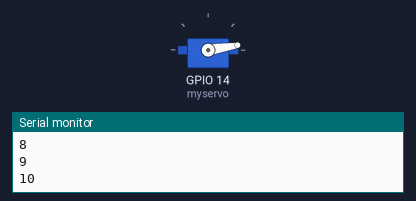
A sketch run on a simulated ESP32. Shown: servo, the last lines printed to the serial monitor. WiFi joins after 1.5 s; servers stay silent unless stated; storage starts empty; the camera gives no picture.

Above: at 2.98 s.
At 3.88 s:
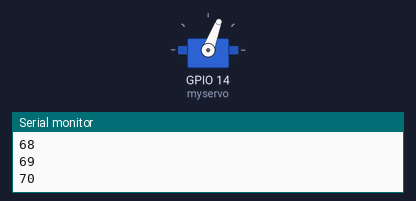
At 6.8 s:
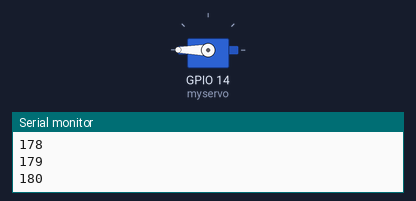
At 9.3 s:
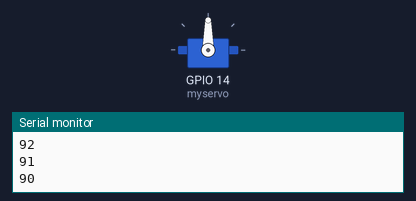
Timing chart, 0 to 13.2 s (numbered marks = the images above):
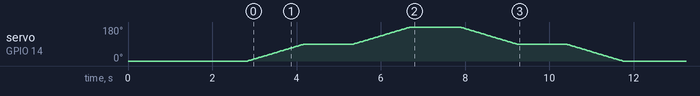

The sketch:

sketch_apr29a.ino
```cpp
#include "WiFi.h"
#include "esp_camera.h"
#include "Arduino.h"
#include "soc/soc.h"           // Disable brownout problems
#include "soc/rtc_cntl_reg.h"  // Disable brownout problems
#include "driver/rtc_io.h"
#include <SPIFFS.h>
#include <FS.h>
#include <Firebase_ESP_Client.h>
//Provide the token generation process info.
#include <addons/TokenHelper.h>
#include <ESP32Servo.h>
Servo myservo;
//Replace with your network credentials
const char* ssid = "Regina Phalange";
const char* password = "medoo@123";

// Insert Firebase project API Key
#define API_KEY "AIzaSyCxehrCFPp_wp3sAz8AvxybNP3NFwAuAI0"

// Insert Authorized Email and Corresponding Password
#define USER_EMAIL "aahmedfarhattt@gmail.com"
#define USER_PASSWORD "601333"

// Insert Firebase storage bucket ID e.g bucket-name.appspot.com
#define STORAGE_BUCKET_ID "agriculture-project-691c0.appspot.com"

// Photo File Name to save in SPIFFS
#define FILE_PHOTO "/data/photo.jpg"
#define FILE_PHOTO1 "/data/photo1.jpg"
#define FILE_PHOTO2 "/data/photo2.jpg"

// OV2640 camera module pins (CAMERA_MODEL_AI_THINKER)
#define PWDN_GPIO_NUM     32
#define RESET_GPIO_NUM    -1
#define XCLK_GPIO_NUM      0
#define SIOD_GPIO_NUM     26
#define SIOC_GPIO_NUM     27
#define Y9_GPIO_NUM       35
#define Y8_GPIO_NUM       34
#define Y7_GPIO_NUM       39
#define Y6_GPIO_NUM       36
#define Y5_GPIO_NUM       21
#define Y4_GPIO_NUM       19
#define Y3_GPIO_NUM       18
#define Y2_GPIO_NUM        5
#define VSYNC_GPIO_NUM    25
#define HREF_GPIO_NUM     23
#define PCLK_GPIO_NUM     22

boolean takeNewPhoto = true;

//Define Firebase Data objects
FirebaseData fbdo;
FirebaseAuth auth;
FirebaseConfig configF;

bool taskCompleted = false;

// Check if photo capture was successful
bool checkPhoto( fs::FS &fs ) {
  File f_pic = fs.open( FILE_PHOTO );
  unsigned int pic_sz = f_pic.size();
  return ( pic_sz > 100 );
}

// Capture Photo and Save it to SPIFFS
void capturePhotoSaveSpiffs( void ) {
  camera_fb_t * fb = NULL; // pointer
  bool ok = 0; // Boolean indicating if the picture has been taken correctly
  do {
    // Take a photo with the camera
    Serial.println("Taking a photo...");

    fb = esp_camera_fb_get();
    if (!fb) {
      Serial.println("Camera capture failed");
      return;
    }
    // Photo file name
    Serial.printf("Picture file name: %s\n", FILE_PHOTO);
    File file = SPIFFS.open(FILE_PHOTO, FILE_WRITE);
    // Insert the data in the photo file
    if (!file) {
      Serial.println("Failed to open file in writing mode");
    }
    else {
      file.write(fb->buf, fb->len); // payload (image), payload length
      Serial.print("The picture has been saved in ");
      Serial.print(FILE_PHOTO);
      Serial.print(" - Size: ");
      Serial.print(file.size());
      Serial.println(" bytes");
    }
    // Close the file
    file.close();
    esp_camera_fb_return(fb);

    // check if file has been correctly saved in SPIFFS
    ok = checkPhoto(SPIFFS);
  } while ( !ok );
}

void initWiFi(){
  WiFi.begin(ssid, password);
  while (WiFi.status() != WL_CONNECTED) {
    delay(1000);
    Serial.println("Connecting to WiFi...");
  }
}

void initSPIFFS(){
  if (!SPIFFS.begin(true)) {
    Serial.println("An Error has occurred while mounting SPIFFS");
    ESP.restart();
  }
  else {
    delay(500);
    Serial.println("SPIFFS mounted successfully");
  }
}

void initCamera(){
 // OV2640 camera module
  camera_config_t config;
  config.ledc_channel = LEDC_CHANNEL_0;
  config.ledc_timer = LEDC_TIMER_0;
  config.pin_d0 = Y2_GPIO_NUM;
  config.pin_d1 = Y3_GPIO_NUM;
  config.pin_d2 = Y4_GPIO_NUM;
  config.pin_d3 = Y5_GPIO_NUM;
  config.pin_d4 = Y6_GPIO_NUM;
  config.pin_d5 = Y7_GPIO_NUM;
  config.pin_d6 = Y8_GPIO_NUM;
  config.pin_d7 = Y9_GPIO_NUM;
  config.pin_xclk = XCLK_GPIO_NUM;
  config.pin_pclk = PCLK_GPIO_NUM;
  config.pin_vsync = VSYNC_GPIO_NUM;
  config.pin_href = HREF_GPIO_NUM;
  config.pin_sscb_sda = SIOD_GPIO_NUM;
  config.pin_sscb_scl = SIOC_GPIO_NUM;
  config.pin_pwdn = PWDN_GPIO_NUM;
  config.pin_reset = RESET_GPIO_NUM;
  config.xclk_freq_hz = 20000000;
  config.pixel_format = PIXFORMAT_JPEG;

  if (psramFound()) {
    config.frame_size = FRAMESIZE_UXGA;
    config.jpeg_quality = 10;
    config.fb_count = 2;
  } else {
    config.frame_size = FRAMESIZE_SVGA;
    config.jpeg_quality = 12;
    config.fb_count = 1;
  }
  // Camera init
  esp_err_t err = esp_camera_init(&config);
  if (err != ESP_OK) {
    Serial.printf("Camera init failed with error 0x%x", err);
    ESP.restart();
  }
}

void setup() {
  // Serial port for debugging purposes
   Serial.begin(115200);    // initialize serial communication
  myservo.attach(14); // attach the servo to pin D2
  myservo.write(0); // set the initial position of the servo to 0 degrees
  initWiFi();
  initSPIFFS();
  // Turn-off the 'brownout detector'
  WRITE_PERI_REG(RTC_CNTL_BROWN_OUT_REG, 0);
  initCamera();

  //Firebase
  // Assign the api key
  configF.api_key = API_KEY;
  //Assign the user sign in credentials
  auth.user.email = USER_EMAIL;
  auth.user.password = USER_PASSWORD;
  //Assign the callback function for the long running token generation task
  configF.token_status_callback = tokenStatusCallback; //see addons/TokenHelper.h

  Firebase.begin(&configF, &auth);
  Firebase.reconnectWiFi(true);
}

void loop() {
    // Move the servo from right to left
  for (int pos = 0; pos <= 90; pos += 1) {
    myservo.write(pos); // move the servo to the current position
     Serial.println(pos);
    delay(15); // wait for the servo to reach the position
  }

  delay(1000);
  if (Firebase.ready() ){
    // taskCompleted = true;
    Serial.print("Uploading picture... ");

    //MIME type should be valid to avoid the download problem.
    //The file systems for flash and SD/SDMMC can be changed in FirebaseFS.h.
    if (Firebase.Storage.upload(&fbdo, STORAGE_BUCKET_ID /* Firebase Storage bucket id */, FILE_PHOTO /* path to local file */, mem_storage_type_flash /* memory storage type, mem_storage_type_flash and mem_storage_type_sd */, FILE_PHOTO /* path of remote file stored in the bucket */, "image/jpeg" /* mime type */)){
      Serial.printf("\nDownload URL: %s\n", fbdo.downloadURL().c_str());
    }
    else{
      Serial.println(fbdo.errorReason());
    }
  }


  // Move the servo from left to right
  for (int pos = 90; pos <= 180; pos += 1) {
    myservo.write(pos); // move the servo to the current position
         Serial.println(pos);
    delay(15); // wait for the servo to reach the position
  }
    delay(1000);

    if (Firebase.ready() ){
    // taskCompleted = true;
    Serial.print("Uploading picture... ");

    //MIME type should be valid to avoid the download problem.
    //The file systems for flash and SD/SDMMC can be changed in FirebaseFS.h.
    if (Firebase.Storage.upload(&fbdo, STORAGE_BUCKET_ID /* Firebase Storage bucket id */, FILE_PHOTO /* path to local file */, mem_storage_type_flash /* memory storage type, mem_storage_type_flash and mem_storage_type_sd */, FILE_PHOTO1 /* path of remote file stored in the bucket */, "image/jpeg" /* mime type */)){
      Serial.printf("\nDownload URL: %s\n", fbdo.downloadURL().c_str());
    }
    else{
      Serial.println(fbdo.errorReason());
    }
  }

    // Move the servo from left to right
  for (int pos = 180; pos >= 90; pos -= 1) {
    myservo.write(pos); // move the servo to the current position
        Serial.println(pos);
    delay(15); // wait for the servo to reach the position
  }
 delay(1000);

    if (Firebase.ready() ){
    // taskCompleted = true;
    Serial.print("Uploading picture... ");

    //MIME type should be valid to avoid the download problem.
    //The file systems for flash and SD/SDMMC can be changed in FirebaseFS.h.
    if (Firebase.Storage.upload(&fbdo, STORAGE_BUCKET_ID /* Firebase Storage bucket id */, FILE_PHOTO /* path to local file */, mem_storage_type_flash /* memory storage type, mem_storage_type_flash and mem_storage_type_sd */, FILE_PHOTO2 /* path of remote file stored in the bucket */, "image/jpeg" /* mime type */)){
      Serial.printf("\nDownload URL: %s\n", fbdo.downloadURL().c_str());
    }
    else{
      Serial.println(fbdo.errorReason());
    }
  }
//   capturePhotoSaveSpiffs();
//     delay(1000);
// if (Firebase.ready() ){
//     // taskCompleted = true;
//     Serial.print("Uploading picture... ");

//     //MIME type should be valid to avoid the download problem.
//     //The file systems for flash and SD/SDMMC can be changed in FirebaseFS.h.
//     if (Firebase.Storage.upload(&fbdo, STORAGE_BUCKET_ID /* Firebase Storage bucket id */, FILE_PHOTO /* path to local file */, mem_storage_type_flash /* memory storage type, mem_storage_type_flash and mem_storage_type_sd */, FILE_PHOTO2 /* path of remote file stored in the bucket */, "image/jpeg" /* mime type */)){
//       Serial.printf("\nDownload URL: %s\n", fbdo.downloadURL().c_str());
//     }
//     else{
//       Serial.println(fbdo.errorReason());
//     }
//   }

    // Move the servo from left to right
  for (int pos = 90; pos >= 0; pos -= 1) {
    myservo.write(pos); // move the servo to the current position
         Serial.println(pos);
    delay(15); // wait for the servo to reach the position
  }
    delay(500);
  if (takeNewPhoto) {
    capturePhotoSaveSpiffs();
    // takeNewPhoto = true;
  }
  delay(1);
}
```

Measured:
- by itself, servo on GPIO 14 (myservo): rises from 0° to 180° in 3.9 s, then falls to 0° in 5.0 s
